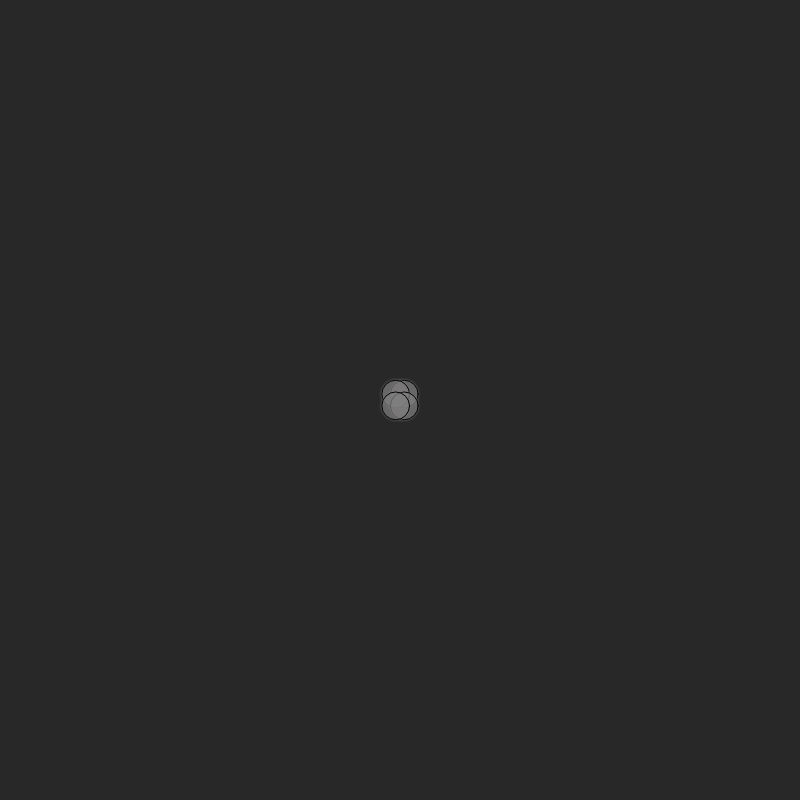
Frame 1 (no input)
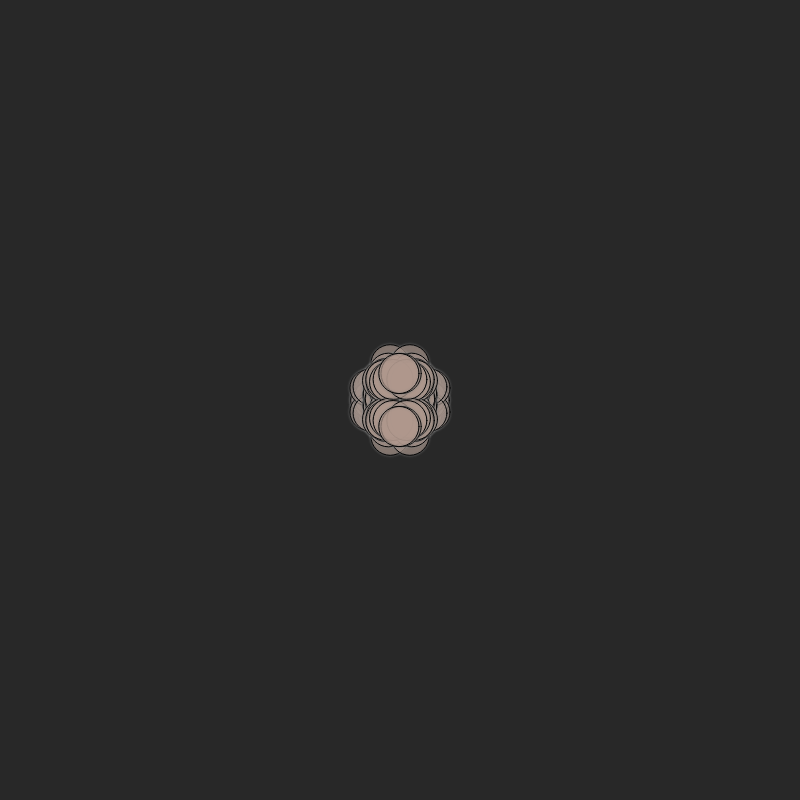
Frame 60 (no input)
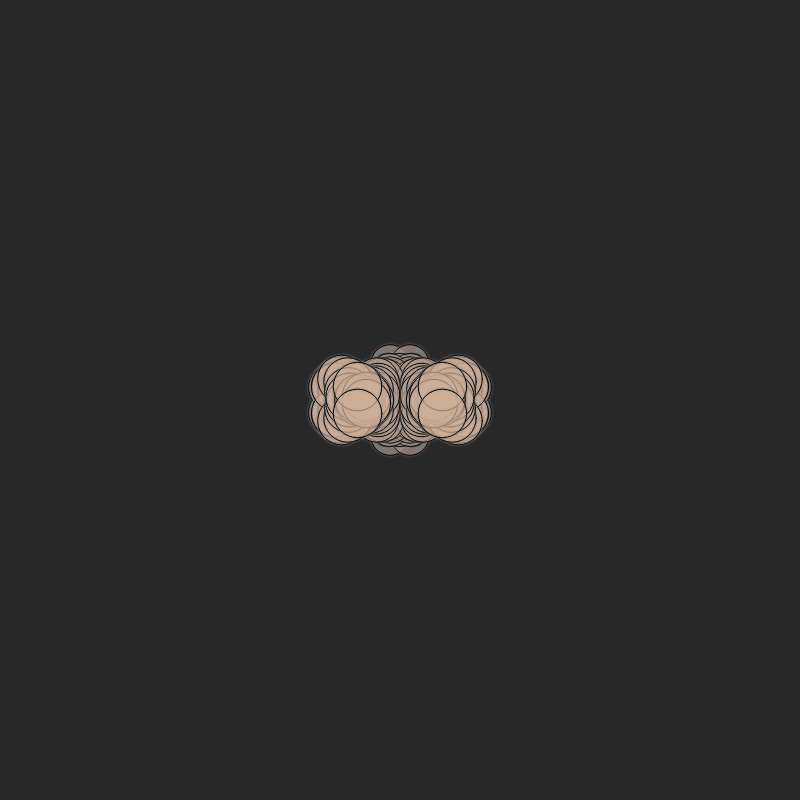
Frame 120 (the mouse pressed at the canvas centre since frame 60)

The p5.js sketch that drew these frames (run headless with seeded random() and noise() and a simulated clock; from frame 60 on, the mouse is pressed at the canvas centre):

// p5.js sketch
// ── sketch.js
//Here, the noise circle is mirrored 3 times, and all shapes move
//autonomously within the boundaries of the canvas. Their color and size
//gradually shifts, using a sin() motion.

//Global variables
let r = 255;
let g = 255;
let b = 255;
let speed = 10;
let diameter = 100;
let x1;
let y1;

let angleR = 0;
let angleG = 0;
let angleB = 0;
let angleSize = 0;

function setup() {
  createCanvas(800, 800);
  //On setup ellipse appears in the middle of the screen
  x1 = width/2;
  y1 = height/2;
  background(40);
}

function draw() {
  //In the following four lines of the code, we add to x1 and y1
  //a random amoung between -3 to 3 for each frame. This makes the
  //position of the shape to jiggle randomly. In addition to this,
  //the constrain function will make sure that x1 and y1 will always
  //stay within the boundaries of the sketch (0 to 500)
  x1 += random(-speed, speed);
  y1 += random(-speed, speed);
  x1 = constrain(x1, 0, width);
  y1 = constrain(y1, 0, height);

  //To make sure that we are able to mirror the additional shapes,
  //we take position x and y, and map a new range of values (reversed)
  //using the map() function
  let x2 = map(x1, 0, width, width, 0);
  let y2 = map(y1, 0, height, height, 0);

  addBlur(10);

  //Oscillate through the colors, and size
  angleR += 0.01;
  angleG += 0.005;
  angleB += 0.0025;
  angleSize += 0.01;

  //Get the sin value of each angle
  //sin output is from -1. to 1.
  let sinValR = sin(angleR);
  let sinValG = sin(angleG);
  let sinValB = sin(angleB);
  let sinSize = sin(angleSize);

  //Map the sin output range from -1,1 to 0,255
  //This will have an effect on the color range and size
  let r = map(sinValR, -1, 1, 0, 255);
  let g = map(sinValG, -1, 1, 0, 255);
  let b = map(sinValB, -1, 1, 0, 255);
  let size = map(sinSize, -1, 1, 5, 50);

  fill (r, g, b, 120);
  ellipse(x1, y1, size, size);
  ellipse(x2, y1, size, size);
  ellipse(x1, y2, size, size);
  ellipse(x2, y2, size, size);
}

//Here we utilize the HTML5 canvas functionality to add a shadow effect
//to our rendered content
function addBlur(mySize) {
  drawingContext.shadowOffsetX = -mySize*0.01;
  drawingContext.shadowOffsetY = 0;
  drawingContext.shadowBlur = mySize/4;
  drawingContext.shadowColor = 'grey';
}
